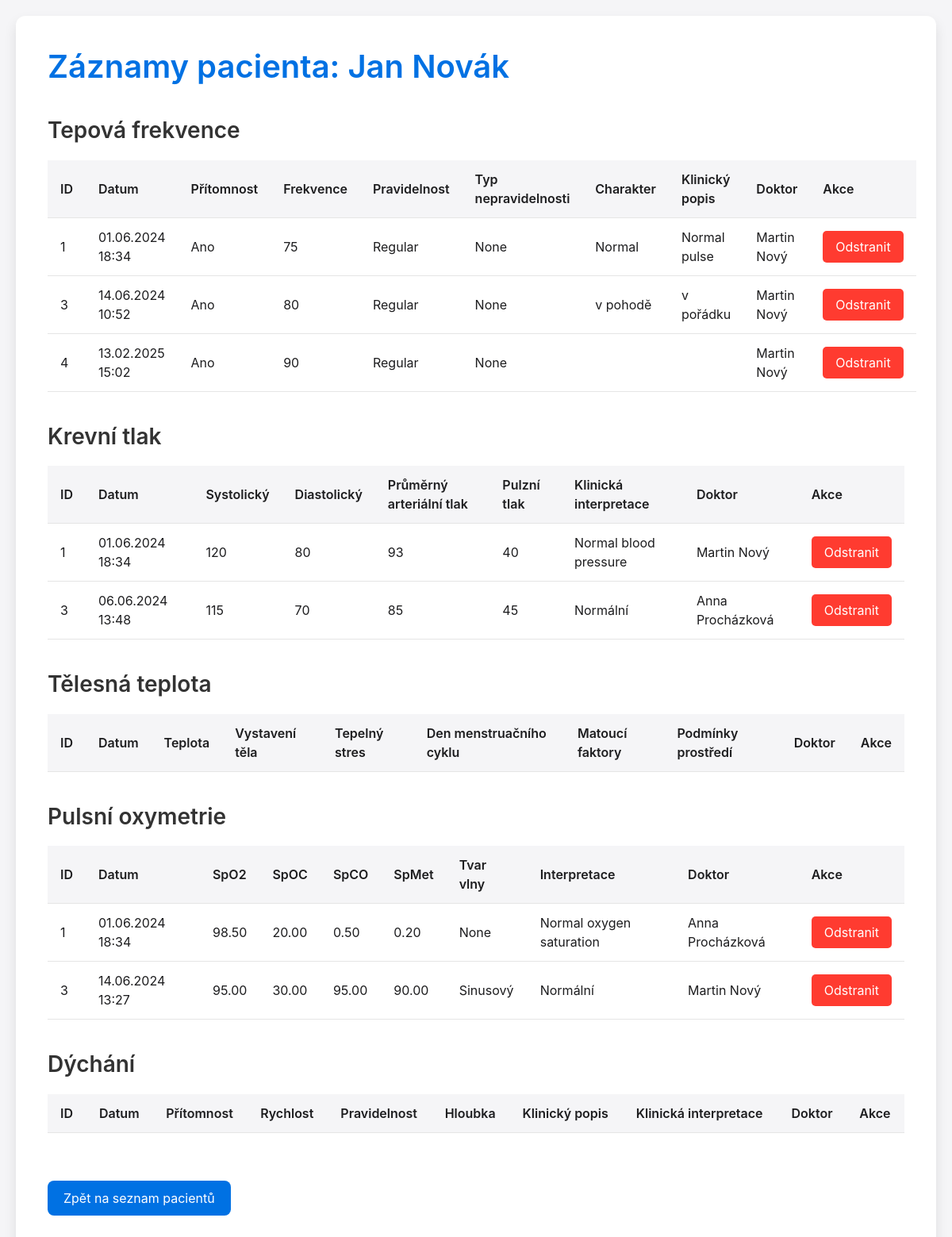
Page /patient_records/1 on the committed database.
### app.py (models this page shows)
class Patient(db.Model):
    __tablename__ = 'patients'
    patient_id = db.Column(db.Integer, primary_key=True)
    first_name = db.Column(db.String(50), nullable=False)
    last_name = db.Column(db.String(50), nullable=False)
    birth_date = db.Column(db.Date, nullable=False)
    gender = db.Column(db.String(10), nullable=False)
    address = db.Column(db.String(255))
    phone = db.Column(db.String(20))

class Pulse(db.Model):
    __tablename__ = 'pulse'
    pulse_id = db.Column(db.Integer, primary_key=True)
    patient_id = db.Column(db.Integer, db.ForeignKey('patients.patient_id'), nullable=False)
    doctor_id = db.Column(db.Integer, db.ForeignKey('doctors.doctor_id'), nullable=False)
    measurement_date = db.Column(db.DateTime, nullable=False)
    presence = db.Column(db.Boolean)
    rate = db.Column(db.Integer)
    regularity = db.Column(db.String(20))
    irregular_type = db.Column(db.String(50))
    character = db.Column(db.String(255))
    clinical_description = db.Column(db.Text)
    patient = db.relationship('Patient', backref=db.backref('pulse_measurements', lazy=True))
    doctor = db.relationship('Doctor', backref=db.backref('pulse_measurements', lazy=True))

class Doctor(db.Model):
    __tablename__ = 'doctors'
    doctor_id = db.Column(db.Integer, primary_key=True)
    first_name = db.Column(db.String(50), nullable=False)
    last_name = db.Column(db.String(50), nullable=False)
    specialty = db.Column(db.String(50), nullable=False)
    phone = db.Column(db.String(20))
    email = db.Column(db.String(100), unique=True, nullable=False)

class BloodPressure(db.Model):
    __tablename__ = 'blood_pressure'
    bp_id = db.Column(db.Integer, primary_key=True)
    patient_id = db.Column(db.Integer, db.ForeignKey('patients.patient_id'), nullable=False)
    doctor_id = db.Column(db.Integer, db.ForeignKey('doctors.doctor_id'), nullable=False)
    measurement_date = db.Column(db.DateTime, nullable=False)
    systolic = db.Column(db.Integer)
    diastolic = db.Column(db.Integer)
    mean_arterial_pressure = db.Column(db.Integer)
    pulse_pressure = db.Column(db.Integer)
    clinical_interpretation = db.Column(db.Text)
    patient = db.relationship('Patient', backref=db.backref('bp_measurements', lazy=True))
    doctor = db.relationship('Doctor', backref=db.backref('bp_measurements', lazy=True))

class PulseOximetry(db.Model):
    __tablename__ = 'pulse_oximetry'
    oximetry_id = db.Column(db.Integer, primary_key=True)
    patient_id = db.Column(db.Integer, db.ForeignKey('patients.patient_id'), nullable=False)
    doctor_id = db.Column(db.Integer, db.ForeignKey('doctors.doctor_id'), nullable=False)
    measurement_date = db.Column(db.DateTime, nullable=False)
    spo2 = db.Column(db.Numeric(5, 2))
    spoc = db.Column(db.Numeric(5, 2))
    spco = db.Column(db.Numeric(5, 2))
    spmet = db.Column(db.Numeric(5, 2))
    waveform = db.Column(db.Text)
    interpretation = db.Column(db.Text)
    patient = db.relationship('Patient', backref=db.backref('oximetry_measurements', lazy=True))
    doctor = db.relationship('Doctor', backref=db.backref('oximetry_measurements', lazy=True))

### app.py (the view)
@app.route('/patient_records/<int:patient_id>')
def patient_records(patient_id):
    patient = Patient.query.get_or_404(patient_id)
    pulses = Pulse.query.filter_by(patient_id=patient_id).all()
    blood_pressures = BloodPressure.query.filter_by(patient_id=patient_id).all()
    body_temperatures = BodyTemperature.query.filter_by(patient_id=patient_id).all()
    pulse_oximetries = PulseOximetry.query.filter_by(patient_id=patient_id).all()
    respirations = Respiration.query.filter_by(patient_id=patient_id).all()
    return render_template('patient_records.html', patient=patient, pulses=pulses, blood_pressures=blood_pressures, body_temperatures=body_temperatures, pulse_oximetries=pulse_oximetries, respirations=respirations)

### templates/patient_records.html (shortened to what this page needs)
<!DOCTYPE html>
<html lang="en">
<head>
    <link rel="stylesheet" href="https://stackpath.bootstrapcdn.com/bootstrap/4.5.2/css/bootstrap.min.css">
</head>
<body>
    <div class="container">
        <h1>Záznamy pacienta: {{ patient.first_name }} {{ patient.last_name }}</h1>
        <h2>Tepová frekvence</h2>
        <table class="record-table">
            <thead>
                <tr>
                    <th>ID</th>
                    <th>Datum</th>
                    <th>Přítomnost</th>
                    <th>Frekvence</th>
                    <th>Pravidelnost</th>
                    <th>Typ nepravidelnosti</th>
                    <th>Charakter</th>
                    <th>Klinický popis</th>
                    <th>Doktor</th>
                    <th>Akce</th>
                </tr>
            </thead>
            <tbody>
                {% for pulse in pulses %}
                <tr>
                    <td>{{ pulse.pulse_id }}</td>
                    <td>{{ pulse.measurement_date.strftime('%d.%m.%Y %H:%M') }}</td>
                    <td>{{ 'Ano' if pulse.presence else 'Ne' }}</td>
                    <td>{{ pulse.rate }}</td>
                    <td>{{ pulse.regularity }}</td>
                    <td>{{ pulse.irregular_type }}</td>
                    <td>{{ pulse.character }}</td>
                    <td>{{ pulse.clinical_description }}</td>
                    <td>{{ pulse.doctor.first_name }} {{ pulse.doctor.last_name }}</td>
                    <td>
                        <form action="/delete_record/pulse/{{ pulse.pulse_id }}" method="post" class="delete-form" onsubmit="return confirm('Opravdu chcete odstranit tento záznam?');">
                            <button type="submit" class="delete-button">Odstranit</button>
                        </form>
                    </td>
                </tr>
                {% endfor %}
            </tbody>
        </table>
        <h2>Krevní tlak</h2>
        <table class="record-table">
            <thead>
                <tr>
                    <th>ID</th>
                    <th>Datum</th>
                    <th>Systolický</th>
                    <th>Diastolický</th>
                    <th>Průměrný arteriální tlak</th>
                    <th>Pulzní tlak</th>
                    <th>Klinická interpretace</th>
                    <th>Doktor</th>
                    <th>Akce</th>
                </tr>
            </thead>
            <tbody>
                {% for bp in blood_pressures %}
                <tr>
                    <td>{{ bp.bp_id }}</td>
                    <td>{{ bp.measurement_date.strftime('%d.%m.%Y %H:%M') }}</td>
                    <td>{{ bp.systolic }}</td>
                    <td>{{ bp.diastolic }}</td>
                    <td>{{ bp.mean_arterial_pressure }}</td>
                    <td>{{ bp.pulse_pressure }}</td>
                    <td>{{ bp.clinical_interpretation }}</td>
                    <td>{{ bp.doctor.first_name }} {{ bp.doctor.last_name }}</td>
                    <td>
                        <form action="/delete_record/blood_pressure/{{ bp.bp_id }}" method="post" class="delete-form" onsubmit="return confirm('Opravdu chcete odstranit tento záznam?');">
                            <button type="submit" class="delete-button">Odstranit</button>
                        </form>
                    </td>
                </tr>
                {% endfor %}
            </tbody>
        </table>
        <h2>Tělesná teplota</h2>
        <table class="record-table">
            <thead>
                <tr>
                    <th>ID</th>
                    <th>Datum</th>
                    <th>Teplota</th>
                    <th>Vystavení těla</th>
                    <th>Tepelný stres</td>
                    <th>Den menstruačního cyklu</th>
                    <th>Matoucí faktory</th>
                    <th>Podmínky prostředí</th>
                    <th>Doktor</th>
                    <th>Akce</th>
                </tr>
            </thead>
        </table>
        <h2>Pulsní oxymetrie</h2>
        <table class="record-table">
            <thead>
                <tr>
                    <th>ID</th>
                    <th>Datum</th>
                    <th>SpO2</th>
                    <th>SpOC</th>
                    <th>SpCO</th>
                    <th>SpMet</th>
                    <th>Tvar vlny</th>
                    <th>Interpretace</th>
                    <th>Doktor</th>
                    <th>Akce</th>
                </tr>
            </thead>
            <tbody>
                {% for po in pulse_oximetries %}
                <tr>
                    <td>{{ po.oximetry_id }}</td>
                    <td>{{ po.measurement_date.strftime('%d.%m.%Y %H:%M') }}</td>
                    <td>{{ po.spo2 }}</td>
                    <td>{{ po.spoc }}</td>
                    <td>{{ po.spco }}</td>
                    <td>{{ po.spmet }}</td>
                    <td>{{ po.waveform }}</td>
                    <td>{{ po.interpretation }}</td>
                    <td>{{ po.doctor.first_name }} {{ po.doctor.last_name }}</td>
                    <td>
                        <form action="/delete_record/pulse_oximetry/{{ po.oximetry_id }}" method="post" class="delete-form" onsubmit="return confirm('Opravdu chcete odstranit tento záznam?');">
                            <button type="submit" class="delete-button">Odstranit</button>
                        </form>
                    </td>
                </tr>
                {% endfor %}
            </tbody>
        </table>
        <h2>Dýchání</h2>
        <table class="record-table">
            <thead>
                <tr>
                    <th>ID</th>
                    <th>Datum</th>
                    <th>Přítomnost</th>
                    <th>Rychlost</th>
                    <th>Pravidelnost</th>
                    <th>Hloubka</th>
                    <th>Klinický popis</th>
                    <th>Klinická interpretace</th>
                    <th>Doktor</th>
                    <th>Akce</th>
                </tr>
            </thead>
        </table>
        <a href="/patients" class="back-link">Zpět na seznam pacientů</a>
    </div>
</body>
</html>

### templates/patient_records.html (style rules this page uses)
body { font-family: -apple-system, BlinkMacSystemFont, "Segoe UI", Roboto, "Helvetica Neue", Arial, sans-serif; background-color: #f5f5f7; color: #1d1d1f; padding: 20px; }
.container { max-width: 1200px; margin: 0 auto; padding: 40px; background: white; border-radius: 12px; box-shadow: 0 8px 16px rgba(0, 0, 0, 0.1); }
h1, h2 { font-weight: 600; margin-bottom: 20px; color: #333; }
h1 { font-size: 2.5rem; color: #0071e3; }
h2 { font-size: 1.75rem; margin-top: 40px; }
.record-table { margin-bottom: 30px; width: 100%; border-collapse: collapse; }
th, td { padding: 12px 16px; border-bottom: 1px solid #e5e5e5; text-align: left; }
th { background-color: #f5f5f7; font-weight: 600; }
td { background-color: #ffffff; }
.back-link { display: inline-block; padding: 10px 20px; margin-top: 30px; background-color: #0071e3; color: white; text-align: center; border-radius: 8px; text-decoration: none; transition: background-color 0.3s, box-shadow 0.3s; }
button.delete-button { background-color: #ff3b30; color: white; padding: 8px 16px; border: none; border-radius: 5px; cursor: pointer; transition: background-color 0.3s; }

### rows in the picture
Patient: first_name "Jan", last_name "Novák"
Pulse: pulse_id "1", measurement_date "01.06.2024 18:34", presence "Ano", rate "75", regularity "Regular", irregular_type "None", character "Normal", clinical_description "Normal pulse", doctor.first_name "Martin", doctor.last_name "Nový"
Pulse: pulse_id "3", measurement_date "14.06.2024 10:52", presence "Ano", rate "80", regularity "Regular", irregular_type "None", character "v pohodě", clinical_description "v pořádku", doctor.first_name "Martin", doctor.last_name "Nový"
Pulse: pulse_id "4", measurement_date "13.02.2025 15:02", presence "Ano", rate "90", regularity "Regular", irregular_type "None", doctor.first_name "Martin", doctor.last_name "Nový"
BloodPressure: bp_id "1", measurement_date "01.06.2024 18:34", systolic "120", diastolic "80", mean_arterial_pressure "93", pulse_pressure "40", clinical_interpretation "Normal blood pressure", doctor.first_name "Martin", doctor.last_name "Nový"
BloodPressure: bp_id "3", measurement_date "06.06.2024 13:48", systolic "115", diastolic "70", mean_arterial_pressure "85", pulse_pressure "45", clinical_interpretation "Normální", doctor.first_name "Anna", doctor.last_name "Procházková"
PulseOximetry: oximetry_id "1", measurement_date "01.06.2024 18:34", spo2 "98.50", spoc "20.00", spco "0.50", spmet "0.20", waveform "None", interpretation "Normal oxygen saturation", doctor.first_name "Anna", doctor.last_name "Procházková"
PulseOximetry: oximetry_id "3", measurement_date "14.06.2024 13:27", spo2 "95.00", spoc "30.00", spco "95.00", spmet "90.00", waveform "Sinusový", interpretation "Normální", doctor.first_name "Martin", doctor.last_name "Nový"
